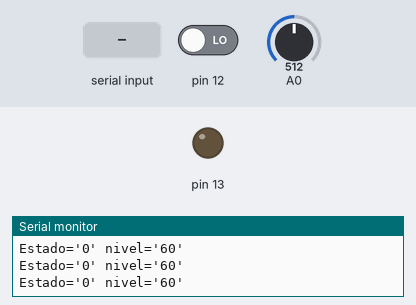
A sketch run on a simulated Arduino Uno, built with avr-gcc and run on an emulated ATmega328P. On the bench: output pins drawn as LEDs (lit = HIGH), the last lines printed to the serial monitor. The inputs (shaded band) are chosen by the test bench; at power-on: pin 12 LOW, A0 = 512.

Above: at 1.2 s.
1.3 s: "1" received over Serial
At 2.4 s:
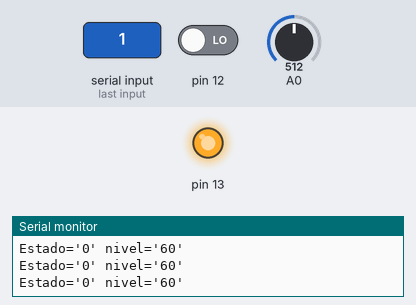
2.9 s: "0" received over Serial
At 3.8 s:
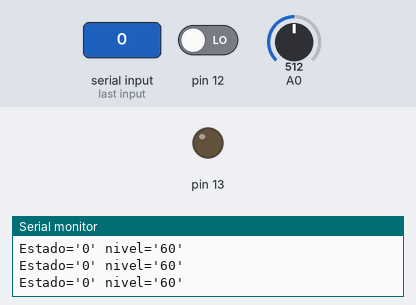
Timing chart, 0 to 5.9 s (numbered marks = the images above; inputs shaded):
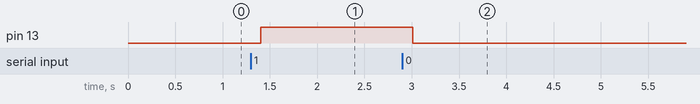

Measured:
- after the input at 1.3 s, pin 13: LOW → HIGH after 0.11 s
- after the input at 2.9 s, pin 13: HIGH → LOW after 0.11 s

The sketch:

Arduino.ino
```cpp
char valor;
boolean lec;
boolean luz;
int pot;

void setup() {

  Serial.begin(115200);
  pinMode(13,OUTPUT);
  pinMode(12,INPUT);
}

void loop() {
  // put your main code here, to run repeatedly:

valor=' ';

if (Serial.available()>0){
  valor=Serial.read();

  if (valor=='1'){
   digitalWrite(13,HIGH);
  }
  if (valor=='0'){
   digitalWrite(13,LOW);

  }

  }
else{
  pot=analogRead(A0);
  pot=map(pot,0,1023,0,120);
  lec=digitalRead(12);

  if (lec==HIGH){
   if (luz==HIGH){
    luz=LOW;
   }
   else{
    luz=HIGH;
  }
  delay(200);
  }

  String dato=("Estado='"+String(luz)+"' nivel='"+String(pot)+"'");
  delay(200);
  Serial.println(dato);

}


}
```
